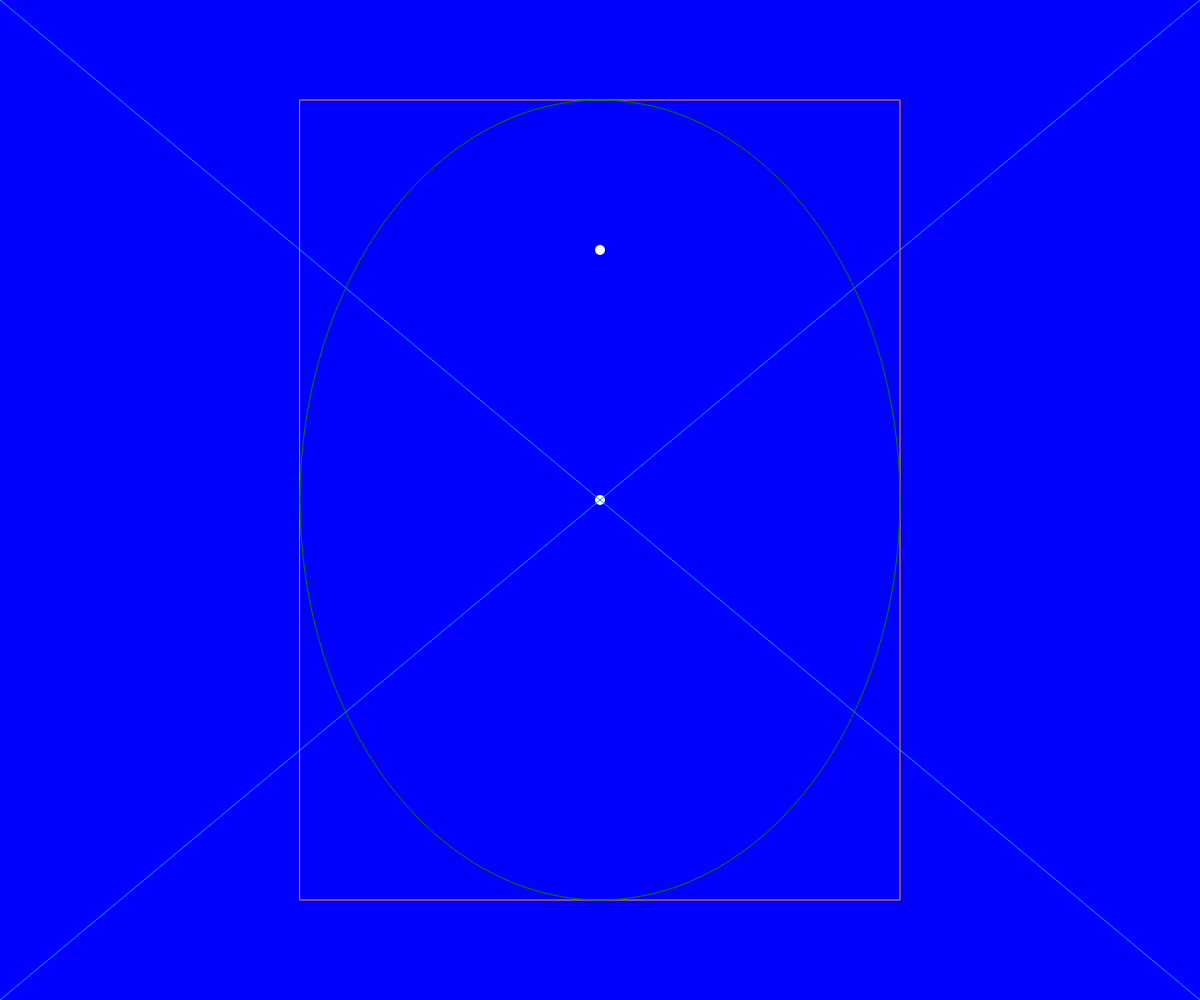
Frame 1 (no input)
Frame 60 (no input): identical to frame 1, image omitted
Frame 120 (the mouse pressed at the canvas centre since frame 60): identical to frame 1, image omitted

The p5.js sketch that drew this single still picture (run headless with seeded random() and noise() and a simulated clock; from frame 60 on, the mouse is pressed at the canvas centre):

// p5.js sketch
// ── sketch.js
// One-time initialisation at program start
function setup() {
	createCanvas(windowWidth, windowHeight);
	print(`Canvas size is ${width}x${height}`);
}

// Called once per frame
function draw() {

	// Paint a black background (will completely erase the canvas)
	background('blue');
	noFill();

	// Two white dots
	stroke('white');
	strokeWeight(10);
	point(width * 0.5, height * 0.5);
	point(width * 0.5, height * 0.25);

	// A blue line
	
	strokeWeight(1);
	stroke('#0099FF');
	line(0, 0, width, height);
	line(0, height, width,0);

	// An orange rectangle
	stroke(255, 153, 0);
	rect(width*0.25, height*0.1, width * 0.5, height * 0.8);
	
	// A green ellipse
	stroke(0,128,0);
	ellipse(width*0.5, height*0.5, width * 0.5, height * 0.8);
}

function windowResized() {
  resizeCanvas(windowWidth, windowHeight);
}
